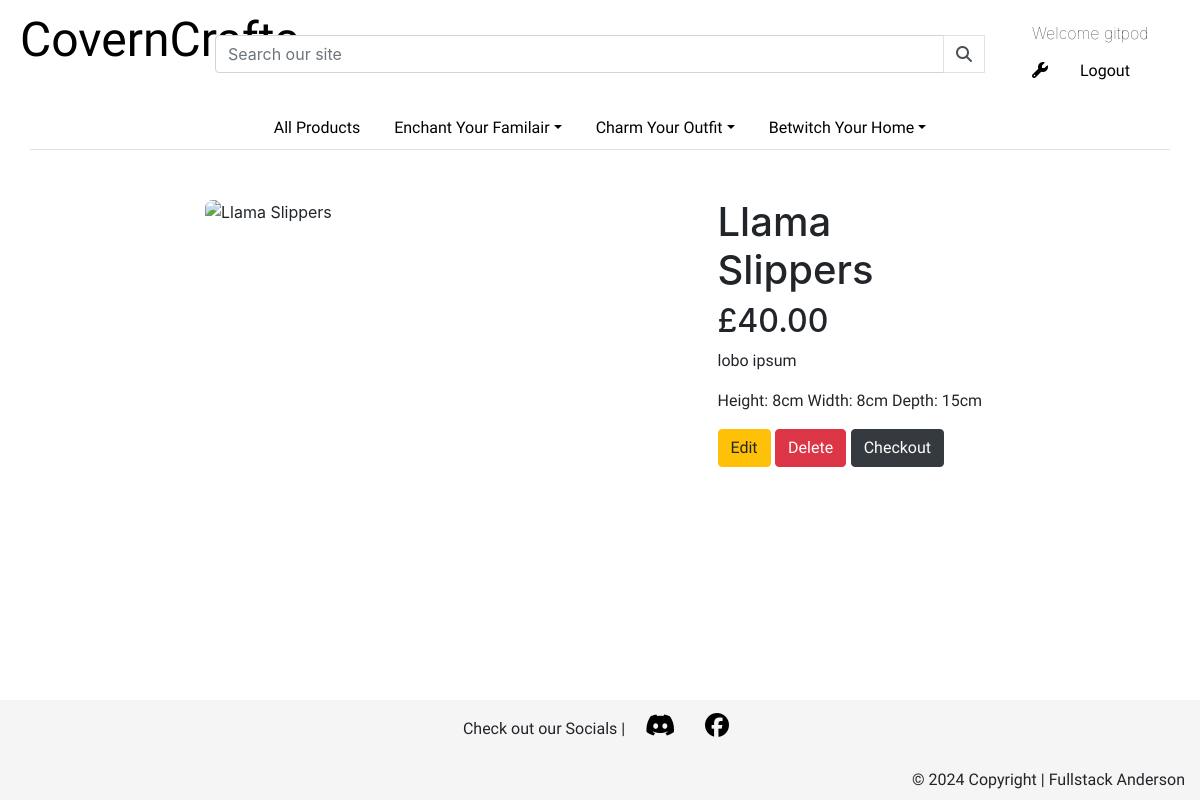
Page /product/2/ (signed in) on the committed database.
### products/models.py (models this page shows, shortened)
class Product(models.Model):
    category = models.ForeignKey('Category', null=True, blank=True, on_delete=models.SET_NULL)
    sku = models.CharField(max_length=254, null=True, blank=True)
    name = models.CharField(max_length=254)
    description = models.TextField()
    dimension = models.TextField()
    cost = models.DecimalField(max_digits=6, decimal_places=2)
    craft_time = models.IntegerField(validators=[MinValueValidator(1), MaxValueValidator(40)])
    image = CloudinaryField('image', default='placeholder')
    created_on = models.DateTimeField(auto_now_add=True)
    updated_on = models.DateTimeField(auto_now=True)
    deleted_on = models.DateTimeField(null=True, blank=True)

### products/views.py (the view)
# urls.py: path('product/<int:id>/', views.product_detail, name='product_detail'),
def product_detail(request, id):
    auth_user_id = request.user.pk
    queryset_product = Product.objects.all()
    product = get_object_or_404(queryset_product, id=id)
    try:
        profile = Profile.objects.get(auth_user_id=auth_user_id)
        return render(
            request,
            'products/product_detail.html',
            {
                "product": product,
                "profile": profile
            },
        )
    except:
        return render(
            request,
            'products/product_detail.html',
            {
                "product": product,
            },
        )

### products/templates/products/product_detail.html
{% extends "base.html" %}
{% block content %}
<div class="row mt-5 justify-content-center">
  <div class="col-12 col-lg-5">
    <img class="card-img-bottom" id="detail-image" src=" {{ product.image.url }}"
    alt="{{ product.name }}">
  </div>
  <div class="col-12 col-lg-3 offset-1 offset-lg-0 ">
    <h1>{{ product.name }}</h1>
    <h2>£{{ product.cost }}</h2>
    <p>{{ product.description }}</p>
    <p>{{ product.dimension }}</p>
    {% if profile.is_crafter or profile.is_admin %}
    <a href="{% url 'product_edit' product.id %}" class="btn btn-warning">Edit</a>
    <a href="{% url 'product_delete' product.id %}" class="btn btn-danger">Delete</a>
    {% endif %}
    <a href="{% url 'checkout' product.id %}"class="btn btn-dark">Checkout</a>
  </div>
</div>
{% endblock content %}

### templates/base.html (shortened to what this page needs)
{% load static %}
{% url 'account_login' as login_url %}
{% url 'account_signup' as signup_url %}
{% url 'account_logout' as logout_url %}
<!DOCTYPE html>
<html lang="en">
<head>
    {% block corecss %}
    <link rel="stylesheet" href="https://cdn.jsdelivr.net/npm/bootstrap@4.1.3/dist/css/bootstrap.min.css">
    <link rel="stylesheet" href="{% static 'css/style.css' %}">
    {% endblock %}
</head>
<body>
    <header class="container-fluid">
        <div class="row text-center">
            <div class="col-6 col-lg-2 p-1 order-0">
                <a href="{% url 'home' %}" class="logo px-3 ">CovernCrafts</a>
            </div>
            <div class="col-12 col-lg-8 my-auto justify-content-center order-2 order-lg-1">
                <form method="GET" action="{% url 'product_all' %}">
                    <div class="input-group w-100">
                        <input class="form-control" type="text" name="q" placeholder="Search our site">
                        <div class="input-group-append">
                            <button class="form-control btn btn-black border border-black rounded-0" type="submit">
                                <span class="icon">
                                    <i class="fas fa-search"></i>
                                </span>
                            </button>
                        </div>
                    </div>
                </form>
            </div>
            <div class="col-6 col-lg-2 p-3 order-lg-2 order-1">
                <ul class="nav">
                    {% if user.is_authenticated %}
                    <li class="nav-item">
                        <h2 class="display-name m-0">Welcome {{user.username}}</h2>
                    </li>
                    <li class="nav-item">
                        <a class="nav-link" data-toggle="dropdown" href="#" role="button" aria-haspopup="true" aria-expanded="false"><i class="fa-solid fa-wrench"></i></a>
                    </li>
                    {% endif %}
                    {% if user.is_authenticated %}
                    <li class="nav-item">
                        <a class="nav-link {% if request.path == logout_url %}active{% endif %}"
                            href="{% url 'account_logout' %}">Logout</a>
                    </li>
                    {% endif %}
                </ul>
            </div>
        </div>
        <nav class="col-12">
            <ul class="nav nav-tabs justify-content-center">
                <a class="nav-link" href="{% url 'product_all' %}" role="button" aria-haspopup="true" aria-expanded="false">All Products</a>
                <li class="nav-item dropdown">
                    <a class="nav-link dropdown-toggle" data-toggle="dropdown" href="#" role="button" aria-haspopup="true" aria-expanded="false">Enchant Your Familair</a>
                </li>
                <li class="nav-item dropdown">
                    <a class="nav-link dropdown-toggle" data-toggle="dropdown" href="" role="button" aria-haspopup="true" aria-expanded="false">Charm Your Outfit</a>
                </li>
                <li class="nav-item dropdown">
                    <a class="nav-link dropdown-toggle" data-toggle="dropdown" href="#" role="button" aria-haspopup="true" aria-expanded="false">Betwitch Your Home</a>
                </li>
            </ul>
        </nav>
    </header>
    {% block content %}
    {% endblock content %}
    <div class="buffer"></div>
    <footer class="">
        <div class="container-fluid">
            <p class="p-2 text-center">Check out our Socials |
              <a href="https://discord.gg/cnxeu4kUtW" target="_blank" rel="noopener" aria-label="visit the Discord server (opens in a new tab)"
              class="social-link">
                <i class="fa-brands fa-discord px-3"></i>
              </a>
              <a href="https://www.facebook.com/" target="_blank" rel="noopener" aria-label="visit the Youtube Channel (opens in a new tab)"
              class="social-link">
                <i class="fa-brands fa-facebook px-2"></i>
              </a>
            </p>
            <p class="text-right">© 2024 Copyright | Fullstack Anderson</p>
        </div>
    </footer>
</body>
</html>

### static/css/style.css (style rules this page uses)
a, p { font-family: "Geist", serif; }
.logo { font-size: 3rem; min-height: fit-content; color: black; font-family: "Lovers Quarrel", serif; font-weight: 400; font-style: normal; }
.dropdown-item, .nav-link, .anchor-text { color: black; }
.display-name { font-size: medium; font-weight: 100; padding: 0.5rem 1rem; }
#detail-image { border-radius: 8px; height: 70vh; object-fit: cover; }
footer { position: fixed; max-height: 100px; bottom: 0px; width: 100%; background: whitesmoke; }
.social-link { color: black; font-size: 1.5rem; }
.buffer { height: 100px; }

### rows in the picture
Product: name "Llama Slippers", cost "40.00", description "lobo ipsum", dimension "Height: 8cm Width: 8cm Depth: 15cm"

### other values in the picture
{{ user.username }} "gitpod"
